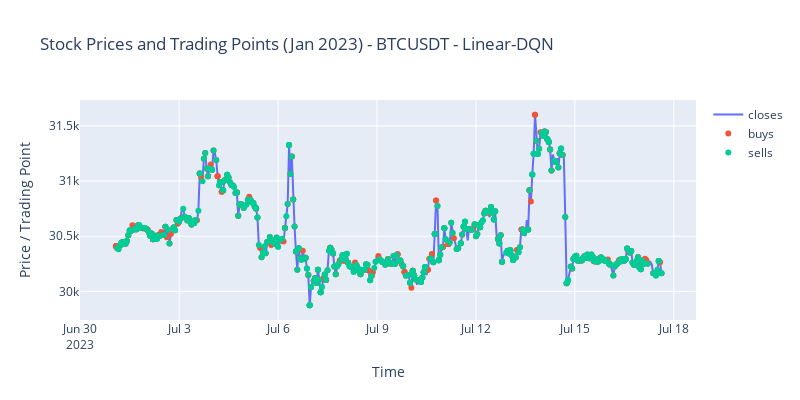

Notebook cell for this chart:
### Code cell
import plotly.graph_objects as go

# Create traces
fig = go.Figure()
fig.add_trace(go.Scatter(x=df_linear["time"], y=df_linear["closes"],
                    mode='lines',
                    name='closes'))
fig.add_trace(go.Scatter(x=df_linear["time"], y=df_linear["buys"],
                    mode='markers',
                    name='buys'))
fig.add_trace(go.Scatter(x=df_linear["time"], y=df_linear["sells"],
                    mode='markers',
                    name='sells'))
# Set the title
fig.update_layout(title='Stock Prices and Trading Points (Jan 2023) - BTCUSDT - Linear-DQN',
                  xaxis=dict(title='Time'),
                  yaxis=dict(title='Price / Trading Point'))
fig.update_layout(width=800, height=400)
fig.show()

### Figure 1 — Plotly figure (JSON) as saved in the notebook; plotly's stock layout.template omitted (floating-point values rounded to 4 significant figures; data arrays with more than 128 entries replaced by an {"elided": "..."} marker saying what was removed)
{"data": [{"mode": "lines", "name": "closes", "type": "scatter", "x": {"elided": "1990 str values"}, "y": {"elided": "1990 float values"}}, {"mode": "markers", "name": "buys", "type": "scatter", "x": {"elided": "1990 str values"}, "y": {"elided": "1990 float values"}}, {"mode": "markers", "name": "sells", "type": "scatter", "x": {"elided": "1990 str values"}, "y": {"elided": "1990 float values"}}], "layout": {"height": 400, "title": {"text": "Stock Prices and Trading Points (Jan 2023) - BTCUSDT - Linear-DQN"}, "width": 800, "xaxis": {"title": {"text": "Time"}}, "yaxis": {"title": {"text": "Price / Trading Point"}}}}
